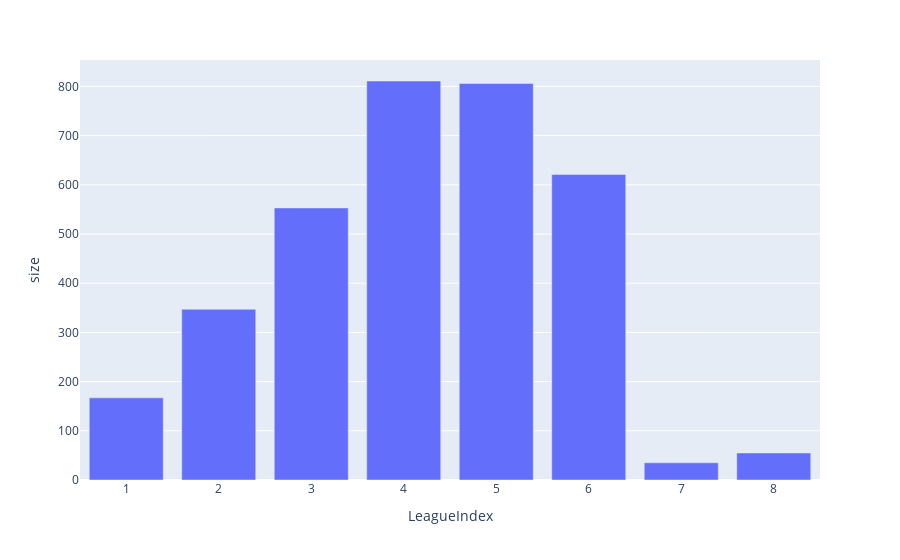

Write notebook code for a chart like this one.
### Code cell
dfCountPerLeague = dfMain[['LeagueIndex']].groupby('LeagueIndex', as_index=False).size()

fig = px.bar(dfCountPerLeague, x="LeagueIndex", y="size")
fig.show()

### Figure 1 — Plotly figure (JSON) as saved in the notebook; plotly's stock layout.template omitted (floating-point values rounded to 4 significant figures)
{"data": [{"alignmentgroup": "True", "hovertemplate": "LeagueIndex=%{x}<br>size=%{y}<extra></extra>", "legendgroup": "", "marker": {"color": "#636efa"}, "name": "", "offsetgroup": "", "orientation": "v", "showlegend": false, "textposition": "auto", "type": "bar", "x": [1, 2, 3, 4, 5, 6, 7, 8], "xaxis": "x", "y": [167, 347, 553, 811, 806, 621, 35, 55], "yaxis": "y"}], "layout": {"barmode": "relative", "legend": {"tracegroupgap": 0}, "margin": {"t": 60}, "xaxis": {"anchor": "y", "domain": [0, 1], "title": {"text": "LeagueIndex"}}, "yaxis": {"anchor": "x", "domain": [0, 1], "title": {"text": "size"}}}}
